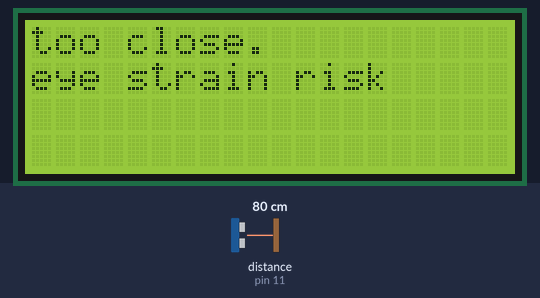
The sketch below on a simulated Arduino Uno, built with avr-gcc and run on an emulated ATmega328P. Shown: 20×4 character LCD. Wiring (inferred from the names in the program): ultrasonic range finder: trigger pin 10; echo pin 11. The test bench sets the inputs (shaded band); at power-on: distance to the obstacle (sensor on pin 11) 80 cm. The echo pulse lasts 58.3 µs per cm; what the sketch prints to the serial monitor is not drawn.

Above: at 1.2 s.
1.3 s: distance to the obstacle (sensor on pin 11) set to 195 cm
2.8 s: distance to the obstacle (sensor on pin 11) set to 204 cm
At 4.3 s:
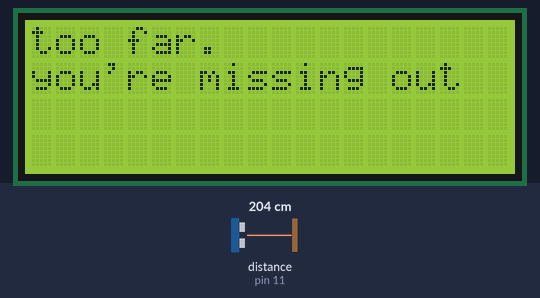
Timing chart, 0 to 5.8 s (numbered marks = the images above; inputs shaded):
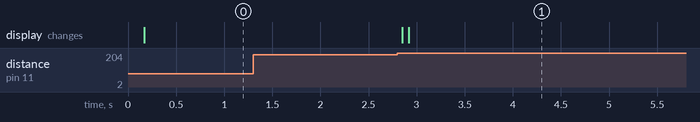

The sketch:

ultrasonic_sensor.ino
```cpp
#include <Wire.h>
#include <LiquidCrystal_I2C.h>
#include <NewPing.h>

LiquidCrystal_I2C lcd(0x27, 2, 1, 0, 4, 5, 6, 7, 3, POSITIVE);

//Distance sensor
int trigPin = 10;
int echoPin = 11;

//Flashing LED on Arduino board

boolean isClose = false;
//LCD


void setup ()
{

  pinMode(trigPin, OUTPUT);  //The transmit pin of the ultrasonic sensor
  pinMode(echoPin, INPUT);   //The receive pin of the ultrasonic sensor
Serial.begin(9600);

  lcd.begin(20,4);
  lcd.backlight();


                // go home

}

void loop()
{
  int duration, distance;
  digitalWrite(trigPin, LOW);
  delayMicroseconds(2);
  digitalWrite(trigPin, HIGH);
  delayMicroseconds(10);
  digitalWrite(trigPin, LOW);
  duration = pulseIn(echoPin, HIGH);
  distance = duration / 58;
  if(distance < 100 && isClose == false){
    clearLine(0);
    clearLine(1);
    clearLine(2);
    clearLine(3);
    isClose = true;
    lcd.setCursor(0,0);
    lcd.print("too close.");
    lcd.setCursor(0,1);
    lcd.print("eye strain risk");
  }
  else if(isClose == true && distance > 200){
    isClose = false;
    clearLine(0);
    clearLine(1);
    clearLine(2);
    clearLine(3);

    lcd.setCursor(0,0);
    lcd.print("too far.");
    lcd.setCursor(0,1);
    lcd.print("you're missing out");
   }


 Serial.print(distance);
  Serial.println(" distance");


}


void clearLine(int line){
  lcd.setCursor(0, line);
  lcd.print("                    ");
}
```

Measured:
- the behaviour switches between 200 and 201 cm on distance to the obstacle (sensor on pin 11) (found by bisection; images 0 and 1)
- after the input at 1.3 s, every drawn part: stays the same
- after the input at 2.8 s, the display: first changes after 0.05 s (image 1 shows a later state)
